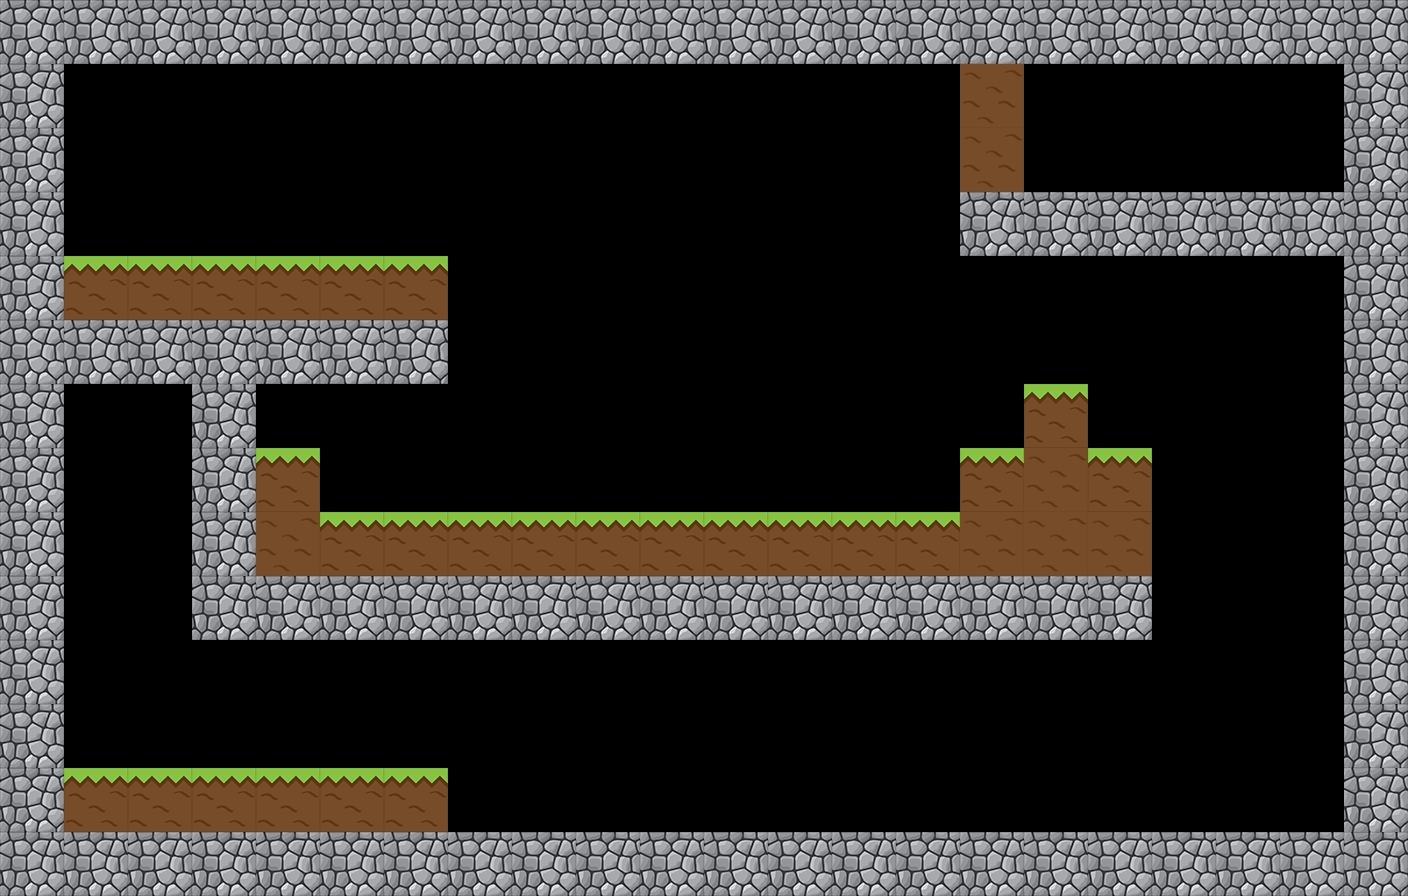

This game map was drawn from its Tiled (.tmx) file and the tilesets committed beside it. A one-line description and the trimmed map source follow:
An orthogonal 22x14 tile map with 64x64 px tiles, 6 tile layers (rootLayer, rock, grass, sand, ...), 12 tilesets and 8 objects (Door, Avatar, Sarah).

<map version="1.0" orientation="orthogonal" renderorder="right-down" width="22" height="14" tilewidth="64" tileheight="64" nextobjectid="88">
 <tileset firstgid="1" name="texture" tilewidth="64" tileheight="64" tilecount="1" columns="1">
  <image source="../textures/texture.png" width="64" height="64" />
 </tileset>
 <tileset firstgid="2" name="earthtile" tilewidth="64" tileheight="64" tilecount="1" columns="1">
  <image source="../textures/earthtile.png" width="64" height="64" />
 </tileset>
 <tileset firstgid="3" name="door" tilewidth="64" tileheight="64" tilecount="8" columns="2">
  <image source="../textures/door.png" width="128" height="256" />
 </tileset>
 <tileset firstgid="11" name="bear" tilewidth="64" tileheight="64" tilecount="6" columns="2">
  <image source="../textures/bear.png" width="185" height="249" />
 </tileset>
 <tileset firstgid="17" name="heigui" tilewidth="64" tileheight="64" tilecount="1" columns="1">
  <image source="../textures/heigui.png" width="64" height="64" />
 </tileset>
 <tileset firstgid="18" name="heigui" tilewidth="64" tileheight="64" tilecount="1" columns="1">
  <image source="../textures/heigui.png" width="64" height="64" />
 </tileset>
 <tileset firstgid="19" name="dirt" tilewidth="64" tileheight="64" tilecount="1" columns="1">
  <image source="../textures/dirt.png" width="64" height="64" />
 </tileset>
 <tileset firstgid="20" name="sand_dirt" tilewidth="64" tileheight="64" tilecount="1" columns="1">
  <image source="../textures/sand_dirt.png" width="64" height="64" />
 </tileset>
 <tileset firstgid="21" name="ice_dirt" tilewidth="64" tileheight="64" tilecount="1" columns="1">
  <image source="../textures/ice_dirt.png" width="64" height="64" />
 </tileset>
 <tileset firstgid="22" name="portion" tilewidth="64" tileheight="64" tilecount="1" columns="1">
  <image source="../textures/potion.png" width="64" height="64" />
 </tileset>
 <tileset firstgid="23" name="volcano" tilewidth="64" tileheight="64" tilecount="2" columns="2">
  <image source="../textures/volcano.png" width="128" height="64" />
 </tileset>
 <tileset firstgid="25" name="honey" tilewidth="64" tileheight="62" tilecount="1" columns="1">
  <image source="../textures/honey.png" width="64" height="62" />
 </tileset>
 <layer name="rootLayer" width="22" height="14">
  <properties>
   <property name="backgroundImage" value="background4" />
   <property name="gravity" type="int" value="9" />
   <property name="initialMagicPoints" type="int" value="5" />
   <property name="maxMagicPoints" type="int" value="10" />
   <property name="time" type="int" value="40" />
  </properties>
  <data>[308 cells, 1 non-empty, 1 distinct tile ids]</data>
 </layer>
 <layer name="rock" width="22" height="14">
  <properties>
   <property name="texture" value="rock" />
  </properties>
  <data>[308 cells, 98 non-empty, 1 distinct tile ids]</data>
 </layer>
 <layer name="grass" width="22" height="14">
  <properties>
   <property name="texture" value="grass_dirt" />
  </properties>
  <data>[308 cells, 26 non-empty, 1 distinct tile ids]</data>
 </layer>
 <layer name="sand" width="22" height="14">
  <properties>
   <property name="texture" value="sand_dirt" />
  </properties>
  <data>[308 cells, 0 non-empty, 0 distinct tile ids]</data>
 </layer>
 <layer name="dirt" width="22" height="14">
  <properties>
   <property name="texture" value="dirt" />
  </properties>
  <data>[308 cells, 7 non-empty, 1 distinct tile ids]</data>
 </layer>
 <layer name="ice" width="22" height="14">
  <properties>
   <property name="texture" value="ice_dirt" />
  </properties>
  <data>[308 cells, 0 non-empty, 0 distinct tile ids]</data>
 </layer>
 <objectgroup name="GoalDoor">
  <properties>
   <property name="texture" value="goal" />
  </properties>
  <object id="76" name="Door" gid="7" x="128.168" y="768.127" width="64" height="64" />
 </objectgroup>
 <objectgroup name="Avatar">
  <properties>
   <property name="texture" value="bear" />
  </properties>
  <object id="15" name="Avatar" gid="16" x="127.278" y="193.114" width="64" height="64">
   <properties>
    <property name="texture" value="bear" />
   </properties>
  </object>
 </objectgroup>
 <objectgroup name="Ghosts">
  <object id="63" name="Sarah" gid="17" x="889.525" y="316.604" width="64" height="64">
   <properties>
    <property name="faceRight" type="bool" value="false" />
    <property name="point1X" type="float" value="0" />
    <property name="point1Y" type="float" value="-2" />
    <property name="speed" value="2" />
    <property name="texture" value="ghosts" />
   </properties>
  </object>
 </objectgroup>
 <objectgroup name="MagicPotions">
  <object id="70" gid="22" x="1087.08" y="189.61" width="64" height="64">
   <properties>
    <property name="points" type="int" value="3" />
    <property name="texture" value="potions" />
   </properties>
  </object>
 </objectgroup>
 <objectgroup name="Volcanos">
  <object id="80" gid="24" x="673.265" y="828.584" width="64" height="64">
   <properties>
    <property name="base_fire" value="vbase_fire" />
    <property name="base_pure" value="vbase_pure" />
    <property name="fire_ball" value="projector" />
    <property name="speed" type="int" value="1" />
   </properties>
  </object>
 </objectgroup>
 <objectgroup name="Stars">
  <object id="84" gid="25" x="1150.48" y="196.683" width="64" height="62" />
  <object id="85" gid="25" x="256.243" y="448.612" width="64" height="62" />
  <object id="86" gid="25" x="1084.66" y="829.911" width="64" height="62" />
 </objectgroup>
</map>
